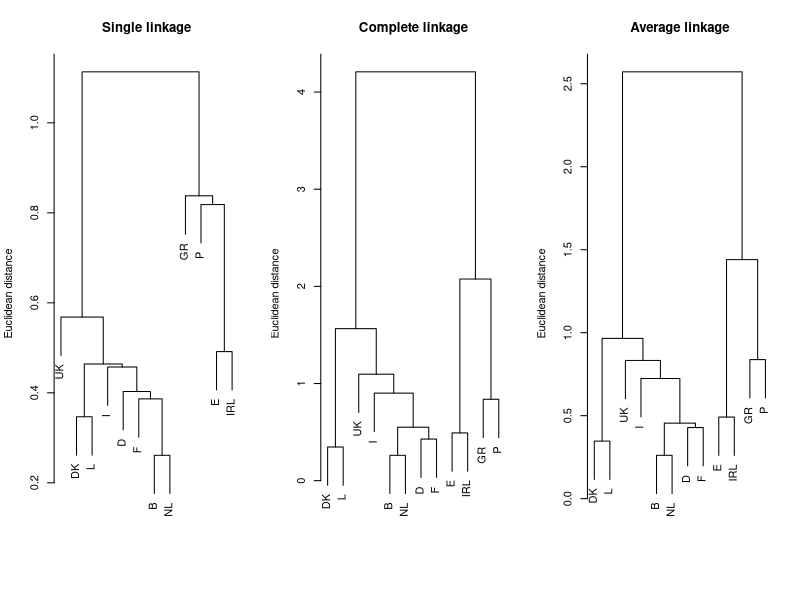

The R source for this figure:

library("cluster") # install package for cluster analysis
data("agriculture", package = "cluster") # load the data
mydata = scale(agriculture) # normalize the data
d = dist(mydata, method = "euclidean") # calculate distance matrix
print(d, digits = 2) # show distance matrix

dev.new()
par(mfrow = c(1,3)) # draw 3 differents methods in one plot
plot(hclust(d, method = "single"), main = "Single linkage", sub="", xlab="", ylab = "Euclidean distance")
plot(hclust(d, method = "complete"), main = "Complete linkage", sub="", xlab="", ylab = "Euclidean distance")
plot(hclust(d, method = "average"), main = "Average linkage", sub="", xlab="", ylab = "Euclidean distance")
